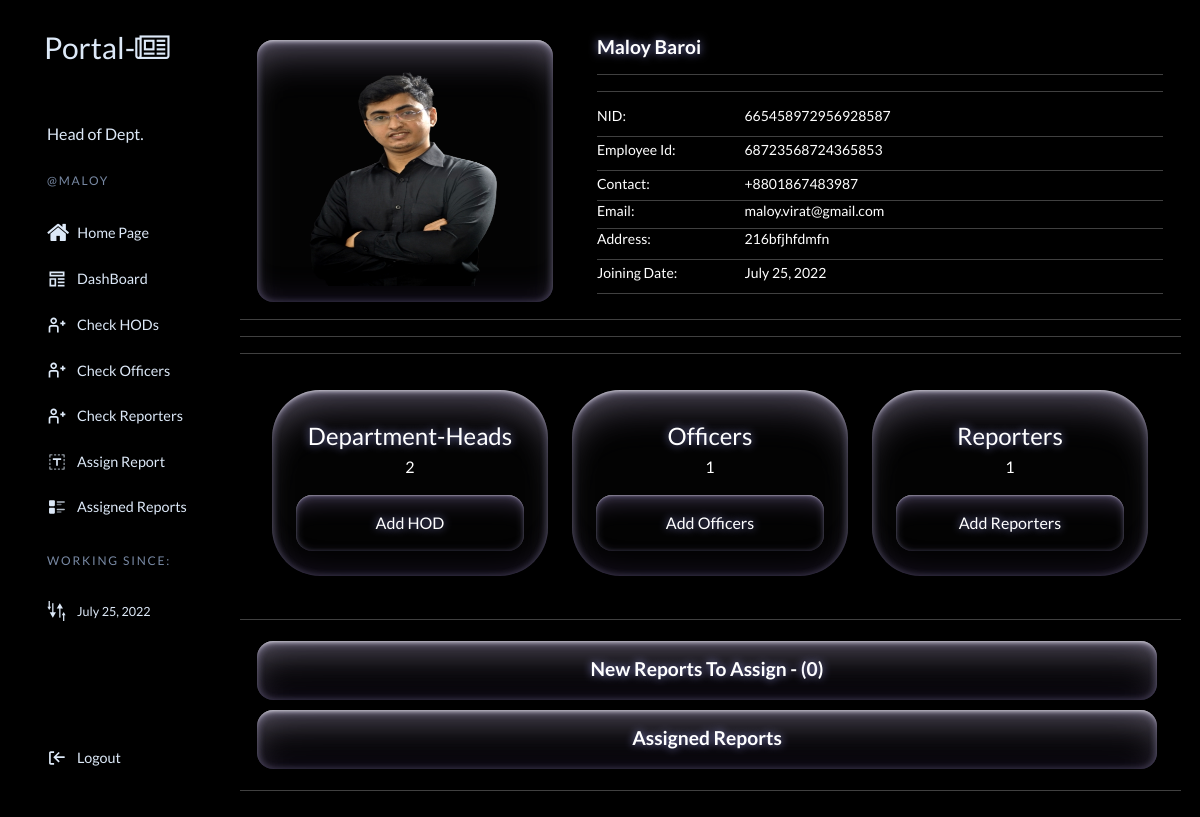
The page /hod-dashboard/ (signed in) on the database its author committed.
### App_login/models.py (models this page shows, shortened)
class HeadOfDepartmentModel(models.Model):
    user = models.ForeignKey(User, on_delete=models.CASCADE, related_name='hod')
    phone_number = models.CharField(validators=[phone_regex], verbose_name=_("Phone Number"), max_length=17,
                                    blank=False, null=False)
    gender = models.CharField(choices=gender_choice, max_length=15)
    nid = models.CharField(max_length=50, unique=True, blank=False, null=False)
    employee_id = models.CharField(max_length=50, unique=True)
    designation = models.CharField(default='Head of Department', max_length=150)
    address = models.CharField(max_length=250, blank=False, null=False)
    profile_picture = models.ImageField(upload_to='hod_picture', blank=False, null=False)
    joining_date = models.DateField(auto_now=True)
    status = models.BooleanField(default=True)

### App_main/views.py (the view)
# urls.py: path('hod-dashboard/', views.hod_dashboard, name='hod-dashboard'),
@login_required(login_url='App_login:login')
@user_passes_test(is_hod)
def hod_dashboard(request):
    date = datetime.datetime.now().strftime('%A %d. %B %Y')
    profile = HeadOfDepartmentModel.objects.get(user=request.user)
    hods = HeadOfDepartmentModel.objects.all().count()
    officers = OfficerModel.objects.all().count()
    reporters = ReporterModel.objects.all().count()
    report_count = ReportModel.objects.filter(assigned=False).count()
    content = {
        'profile': profile,
        'date': date,
        'hods': hods,
        'officers': officers,
        'reporters': reporters,
        'report_count': report_count,
    }
    return render(request, 'hod/dashboard.html', context=content)

### App_main/views.py (called while the page is built)
def is_hod(user):
    return user.groups.filter(name='HOD').exists()

### templates/hod/dashboard.html (shortened to what this page needs)
{% extends 'hod/base.html' %}
{% load static %}
{% load crispy_forms_filters %}
{% block sec %}
    <section class="grid">
        <article
                style="background-color:#000000; height: fit-content!important; padding-bottom: 10px; padding-top: 10px; padding-left: 20%!important;">
            <div class="container">
                    <div class="row">
                        <div class="col-lg-4" style="margin-top: 25px">
                            <div class="neon__card_for_month" style="margin: 5px">
                                <a href="" style="text-decoration: none; color: white"><img
                                        src="{{ profile.profile_picture.url }}" width="200px" height="230px"></a>
                            </div>
                        </div>
                        <div class="col-lg-8">
                            <div class="" style="margin: 25px; color: white;">
                                <h1 class="neon__title_for_routine">
                                    <b>{{ profile.user.first_name }} {{ profile.user.last_name }} </b></h1>
                                <hr style="margin-bottom: 2px!important;">
                                <hr>
                                <div class="row">
                                    <div class="col-lg-3"><h1 style="font-size: 14px; float: left!important;">
                                        NID:</h1></div>
                                    <div class="col-lg-9"><h1 style="font-size: 14px; float: left!important;">
                                        {{ profile.nid }}</h1></div>
                                </div>
                                <hr style="margin-top: 3px!important; margin-bottom: 5px!important;">
                                <div class="row">
                                    <div class="col-lg-3"><h1 style="font-size: 14px; float: left!important;">
                                        Employee Id:</h1></div>
                                    <div class="col-lg-9"><h1 style="font-size: 14px; float: left!important;">
                                        {{ profile.employee_id }}</h1></div>
                                </div>
                                <hr style="margin-top: 3px!important; margin-bottom: 5px!important;">
                                <div class="row">
                                    <div class="col-lg-3"><h1 style="font-size: 14px; float: left!important;">
                                        Contact:</h1></div>
                                    <div class="col-lg-9"><h1 style="font-size: 14px; float: left!important;">
                                        {{ profile.phone_number }}</h1></div>
                                </div>
                                <hr style="margin-top: 0!important; margin-bottom: 2px!important;">
                                <div class="row">
                                    <div class="col-lg-3"><h1 style="font-size: 14px; float: left!important;">
                                        Email:</h1></div>
                                    <div class="col-lg-9"><h1 style="font-size: 14px; float: left!important;">
                                        {{ profile.user.email }}</h1></div>
                                </div>
                                <hr style="margin-top: 0!important; margin-bottom: 2px!important;">
                                <div class="row">
                                    <div class="col-lg-3"><h1 style="font-size: 14px; float: left!important;">
                                        Address:</h1></div>
                                    <div class="col-lg-9"><h1 style="font-size: 14px; float: left!important;">
                                        {{ profile.address }}</h1></div>
                                </div>
                                <hr style="margin-top: 3px!important; margin-bottom: 5px!important;">
                                <div class="row">
                                    <div class="col-lg-3"><h1 style="font-size: 14px; float: left!important;">
                                        Joining Date:</h1></div>
                                    <div class="col-lg-9"><h1 style="font-size: 14px; float: left!important;">
                                        {{ profile.joining_date }}</h1></div>
                                </div>
                                <hr style="margin-top: 3px!important; margin-bottom: 2px!important;">
                            </div>
                        </div>
                    </div>
                </div>
                <hr style="color: white; width: 98%; margin-top: 0;">
                <hr style="color: white; width: 98%;">
            <hr style="color: white; width: 98%;">
            <div class="container" style="padding-right: 5%">
                <div class="row" style="width: 100%">
                    <div class="col-lg-4">
                        <div class="neon__card" style="margin: 20px">
                            <a href="{% url 'App_main:all-hods' %}" style="text-decoration: none; color: white"><h1
                                    class="neon__title">Department-Heads</h1></a>
                            <p>{{ hods }}</p>
                            <a href="{% url 'App_login:hod-signup' %}" class="neon__button">Add HOD
                            </a>
                        </div>
                    </div>
                    <div class="col-lg-4">
                        <div class="neon__card" style="margin: 20px">
                            <a href="{% url 'App_main:all-officers' %}" style="text-decoration: none; color: white"><h1
                                    class="neon__title">Officers</h1></a>
                            <p>{{ officers }}</p>
                            <a href="{% url 'App_login:officer-signup' %}" class="neon__button">Add Officers
                            </a>
                        </div>
                    </div>
                    <div class="col-lg-4">
                        <div class="neon__card" style="margin: 20px">
                            <a href="{% url 'App_main:all-reporters' %}" style="text-decoration: none; color: white"><h1
                                    class="neon__title">Reporters</h1></a>
                            <p>{{ reporters }}</p>
                            <a href="{% url 'App_login:reporter-signup' %}" class="neon__button">Add Reporters
                            </a>
                        </div>
                    </div>
                </div>
            </div>
            <hr style="color: white; width: 98%;">
            <div class="container" style="padding-right: 5%">
                <div class="row">
                    <div class="col-lg-12">
                        <div class="neon__card_for_month" style="margin: 5px">
                            <a href="{% url 'App_main:assign-report' %}" style="text-decoration: none; color: white"><h1
                                    class="neon__title_for_routine"><b>New Reports To Assign - ({{ report_count }})</b>
                            </h1></a>
                        </div>
                    </div>
                </div>
                <div class="row">
                    <div class="col-lg-12">
                        <div class="neon__card_for_month" style="margin: 5px">
                            <a href="{% url 'App_main:assigned-report' %}" style="text-decoration: none; color: white">
                                <h1
                                        class="neon__title_for_routine"><b>Assigned Reports</b></h1></a>
                        </div>
                    </div>
                </div>
            </div>
            <hr style="color: white; width: 98%;">
        </article>
    </section>
{% endblock %}

### templates/hod/base.html (shortened to what this page needs)
<!DOCTYPE html>
<html lang="en">
{% load static %}
<head>
    <link href="https://cdn.jsdelivr.net/npm/bootstrap@5.1.3/dist/css/bootstrap.min.css" rel="stylesheet"
>
    <link rel="stylesheet" href="https://cdnjs.cloudflare.com/ajax/libs/font-awesome/4.7.0/css/font-awesome.min.css">
</head>
<body>
<header class="page-header">
    <nav>
        <a id="active" class="navbar-brand logo" style="font-size: 30px" href="{% url 'App_main:home' %}">Portal-<i class="fa fa-newspaper-o" aria-hidden="true"
                                                      style="margin-top: 8px;"></i></a>
        <ul class="admin-menu">
            <li class="menu-heading">
                <p class="">Head of Dept.</p>
                <h3 class="" style="margin-top: 0!important; padding-top: 0!important;">
                    @{{ request.user.username }}</h3>
            </li>
            <li>
                <a href="{% url 'App_main:home' %}">
                    <i class="fa fa-home" style="font-size: 24px; margin-right: 8px"></i>
                    <span>Home Page</span>
                </a>
            </li>
            <li>
                <a href="{% url 'App_main:hod-dashboard' %}">
                    <span>DashBoard</span>
                </a>
            </li>
            <li>
                <a href="{% url 'App_main:all-hods' %}">
                    <span>Check HODs</span>
                </a>
            </li>
            <li>
                <a href="{% url 'App_main:all-officers' %}">
                    <span>Check Officers</span>
                </a>
            </li>
            <li>
                <a href="{% url 'App_main:all-reporters' %}">
                    <span>Check Reporters</span>
                </a>
            </li>
            <li>
                <a href="{% url 'App_main:assign-report' %}">
                    <span>Assign Report</span>
                </a>
            </li>
            <li>
                <a href="{% url 'App_main:assigned-report' %}">
                    <span>Assigned Reports</span>
                </a>
            </li>
            <li class="menu-heading">
                <h3>Working Since: </h3>
                <a href="#0">
                    <svg>
                        <use xlink:href="#settings"></use>
                    </svg>
                    <span><small>{{ profile.joining_date }}</small></span>
                </a>
            </li>
            <li>
                <a href="{% url 'App_login:logout' %}">
                    <span>Logout</span>
                </a>
            </li>
        </ul>
    </nav>
</header>
{% block space %}
    {% block sec %}
    {% endblock %}
{% endblock %}
</body>
</html>

### rows shown on the page
HeadOfDepartmentModel: joining_date "July 25, 2022", profile_picture (picture), user.first_name "Maloy", user.last_name "Baroi", nid "665458972956928587", employee_id "68723568724365853", phone_number "+8801867483987", user.email "maloy.virat@gmail.com", address "216bfjhfdmfn"

### other values the page prints
{{ request.user.username }} "MALOY"
{{ hods }} "2"
{{ officers }} "1"
{{ reporters }} "1"
{{ report_count }} "0"
